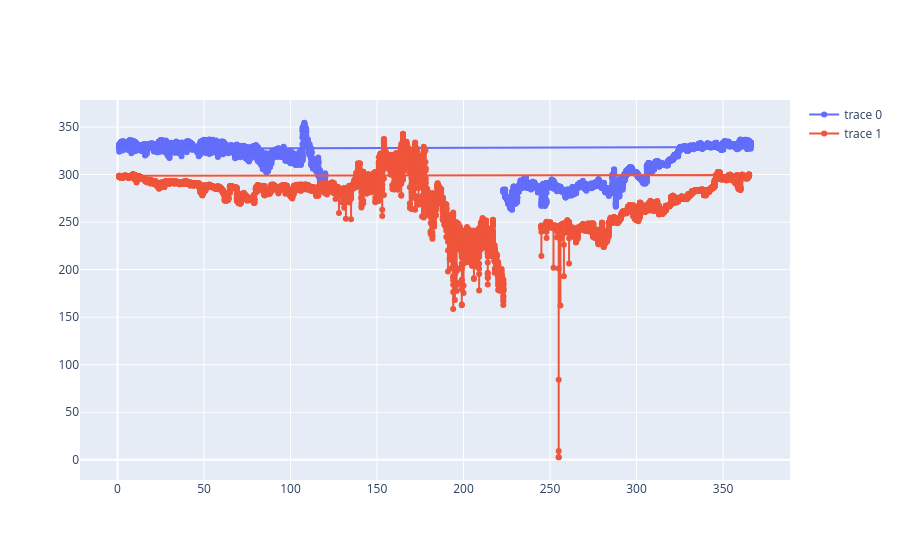

Write notebook code for a chart like this one.
### Code cell
# ts2 = ts2.isel({'depth':0,'latitude':0,'longitude':0}).to_pandas()
    
line = go.Scatter(x=ts2.index.dayofyear,
                  y=ts2['oxygen_concentration'].values,
                  mode='markers+lines',)
fig.add_trace(line)

### Figure 1 — Plotly figure (JSON) as saved in the notebook; plotly's stock layout.template omitted (floating-point values rounded to 4 significant figures; data arrays with more than 128 entries replaced by an {"elided": "..."} marker saying what was removed)
{"data": [{"mode": "markers+lines", "type": "scatter", "x": {"elided": "9385 int values"}, "y": {"elided": "9385 float values"}}, {"mode": "markers+lines", "type": "scatter", "x": {"elided": "8243 int values"}, "y": {"elided": "8243 float values"}}], "layout": {}}
